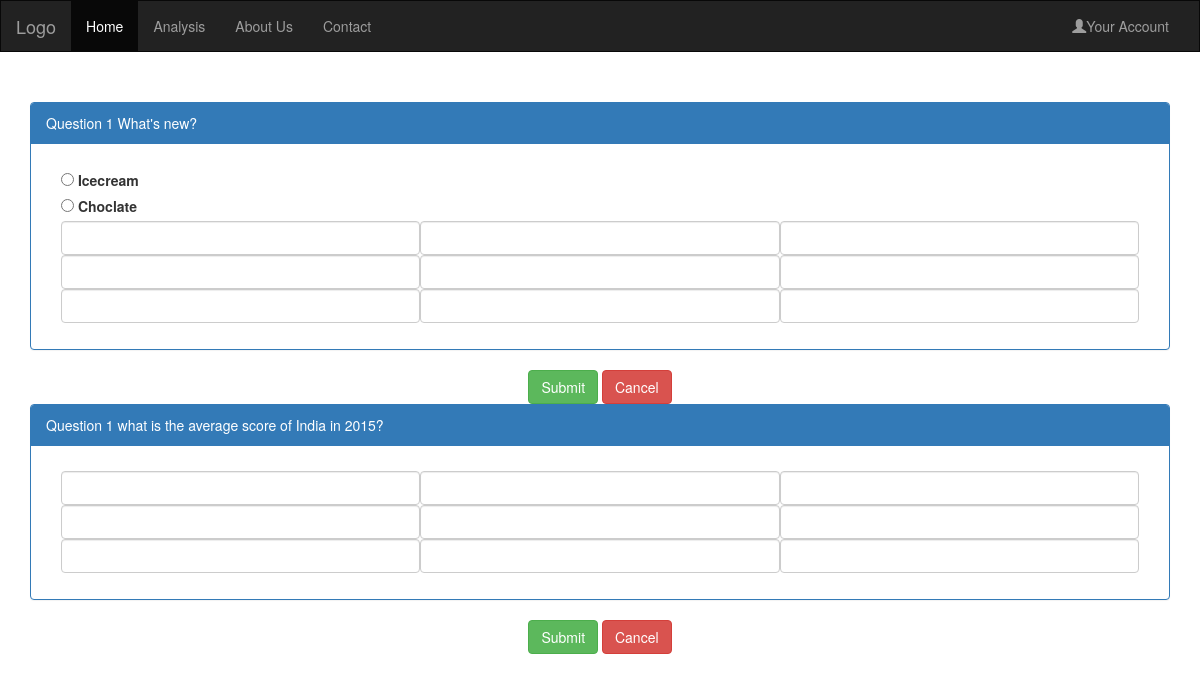
/polls/, run on an earlier commit of the app's database.
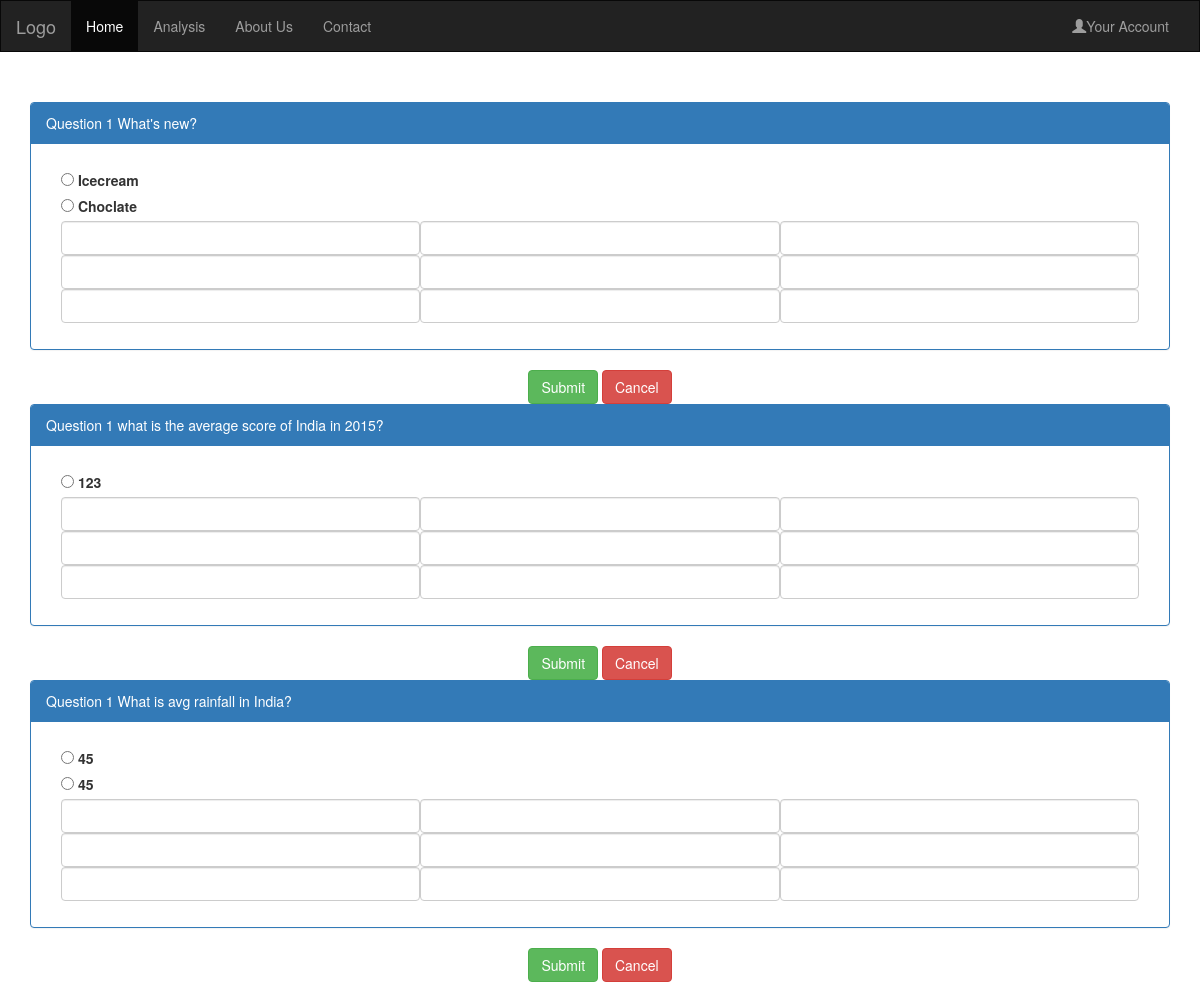
And on a later commit of the database.
### polls/models.py (models this page shows, shortened)
class Question(models.Model):
    question_text = models.CharField(max_length=200)
    pub_date = models.DateTimeField('date published')
    def was_published_recently(self):
        return self.pub_date >= timezone.now() - datetime.timedelta(days=1)
    was_published_recently.admin_order_field = 'pub_date'
    was_published_recently.boolean = True
    was_published_recently.short_description = 'Published recently?'

class Choice(models.Model):
    question = models.ForeignKey(Question)
    choice_text = models.CharField(max_length=200)
    votes = models.IntegerField(default=0)

### polls/views.py (the view)
def index(request):
    latest_question_list = Question.objects.order_by('-pub_date')[:5]
    template = loader.get_template('polls/index.html')
    context = RequestContext(request, {
        'latest_question_list': latest_question_list,
    })
    return HttpResponse(template.render(context))

### polls/templates/polls/index.html (shortened to what this page needs)
<!DOCTYPE html>
<html lang="en">
<head>
  <link rel="stylesheet" href="http://maxcdn.bootstrapcdn.com/bootstrap/3.3.6/css/bootstrap.min.css">
</head>
<body>
<nav class="navbar navbar-inverse">
  <div class="container-fluid">
    <div class="navbar-header">
      <a class="navbar-brand" href="#">Logo</a>
    </div>
    <div class="collapse navbar-collapse" id="myNavbar">
      <ul class="nav navbar-nav">
        <li class="active"><a href="{% url 'polls:index'%}">Home</a></li>
        <li><a href="{% url 'polls:line'%}">Analysis</a></li>
          <li><a href="{% url 'polls:about_us'%}">About Us</a></li>
        <li><a href="#">Contact</a></li>
      </ul>
      <ul class="nav navbar-nav navbar-right">
        <li><a href="#"><span class="glyphicon glyphicon-user"></span>Your Account</a></li>
      </ul>
    </div>
  </div>
</nav>
<div class="container">
  <div class="row">
      {% for question in latest_question_list %}
        <div class="col-sm-12">
          <form action="{% url 'polls:line'%}" method="post">
          <div class="panel panel-primary">
            <div class="panel-heading">Question 1 {{ question.question_text }}</div>
            <div class="panel-body"><div class="panel-heading">
                    {% for choice in question.choice_set.all %}
                        <input type="radio" name="choice" id="choice{{ forloop.counter }}" value="{{ choice.id }}" />
                        <label for="choice{{ forloop.counter }}">{{ choice.choice_text }}</label><br />
                    {% endfor %}
                <table width="100%">
                        <tr>
                            <td>
                                <input class="form-control" id="ex1" type="text">
                            </td>
                            <td>
                                <input class="form-control" id="ex2" type="text">
                            </td>
                            <td>
                                <input class="form-control" id="ex3" type="text">
                            </td>
                        </tr>
                        <tr>
                            <td>
                                <input class="form-control" id="ex4" type="text">
                            </td>
                            <td>
                                <input class="form-control" id="ex5" type="text">
                            </td>
                            <td>
                                <input class="form-control" id="ex6" type="text">
                            </td>
                        </tr>
                        <tr>
                            <td>
                                <input class="form-control" id="ex7" type="text">
                            </td>
                            <td>
                                <input class="form-control" id="ex8" type="text">
                            </td>
                            <td>
                                <input class="form-control" id="ex9" type="text">
                            </td>
                        </tr>
                    </table>
            </div>
          </div>
          </div>
          <center>
              <input type="submit" class="btn btn-success" value="Submit">
              <button type="button" class="btn btn-danger">Cancel</button>
          </center>
          </form>
        </div>
      {% endfor %}
  </div>
</div><br>
</body>
</html>

### polls/templates/polls/index.html (style rules this page uses)
.navbar { margin-bottom: 50px; border-radius: 0; }

What changed in the data, as far as the page shows it:
added Choice: choice_text "123", shown under Question "what is the average score of India in 2015?"
added Question: question_text "What is avg rainfall in India?"
added Choice: choice_text "45", shown under "What is avg rainfall in India?"
added Choice: choice_text "45", shown under "What is avg rainfall in India?"
